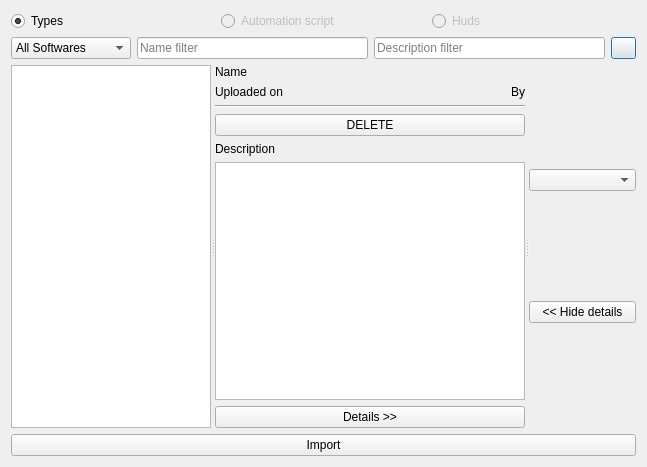
<?xml version="1.0" encoding="UTF-8"?>
<ui version="4.0">
 <class>Dialog</class>
 <widget class="QDialog" name="Dialog">
  <property name="geometry">
   <rect>
    <x>0</x>
    <y>0</y>
    <width>647</width>
    <height>467</height>
   </rect>
  </property>
  <property name="windowTitle">
   <string>Dialog</string>
  </property>
  <layout class="QVBoxLayout" name="verticalLayout" stretch="0,0,1,0">
   <item>
    <layout class="QHBoxLayout" name="horizontalLayout">
     <item>
      <widget class="QRadioButton" name="typeRadioButton">
       <property name="text">
        <string>Types</string>
       </property>
       <property name="checked">
        <bool>true</bool>
       </property>
      </widget>
     </item>
     <item>
      <widget class="QRadioButton" name="batchScriptRadioButton">
       <property name="enabled">
        <bool>false</bool>
       </property>
       <property name="text">
        <string>Automation script</string>
       </property>
      </widget>
     </item>
     <item>
      <widget class="QRadioButton" name="hudRadioButton">
       <property name="enabled">
        <bool>false</bool>
       </property>
       <property name="text">
        <string>Huds</string>
       </property>
      </widget>
     </item>
    </layout>
   </item>
   <item>
    <layout class="QHBoxLayout" name="horizontalLayout_3">
     <item>
      <widget class="QComboBox" name="softwareComboBox">
       <property name="minimumSize">
        <size>
         <width>120</width>
         <height>0</height>
        </size>
       </property>
       <item>
        <property name="text">
         <string>All Softwares</string>
        </property>
       </item>
      </widget>
     </item>
     <item>
      <widget class="QLineEdit" name="nameLineEdit">
       <property name="placeholderText">
        <string>Name filter</string>
       </property>
      </widget>
     </item>
     <item>
      <widget class="QLineEdit" name="descriptionLineEdit">
       <property name="placeholderText">
        <string>Description filter</string>
       </property>
      </widget>
     </item>
     <item>
      <widget class="QPushButton" name="refreshPushButton">
       <property name="maximumSize">
        <size>
         <width>25</width>
         <height>25</height>
        </size>
       </property>
       <property name="text">
        <string/>
       </property>
      </widget>
     </item>
    </layout>
   </item>
   <item>
    <widget class="QSplitter" name="splitter">
     <property name="orientation">
      <enum>Qt::Horizontal</enum>
     </property>
     <widget class="QListWidget" name="listWidget">
      <property name="maximumSize">
       <size>
        <width>200</width>
        <height>16777215</height>
       </size>
      </property>
     </widget>
     <widget class="QWidget" name="mainWidget" native="true">
      <layout class="QVBoxLayout" name="verticalLayout_2">
       <property name="leftMargin">
        <number>0</number>
       </property>
       <property name="topMargin">
        <number>0</number>
       </property>
       <property name="rightMargin">
        <number>0</number>
       </property>
       <property name="bottomMargin">
        <number>0</number>
       </property>
       <item>
        <widget class="QLabel" name="nameLabel">
         <property name="text">
          <string>Name</string>
         </property>
        </widget>
       </item>
       <item>
        <layout class="QHBoxLayout" name="horizontalLayout_4">
         <item>
          <widget class="QLabel" name="dateLabel">
           <property name="text">
            <string>Uploaded on</string>
           </property>
          </widget>
         </item>
         <item>
          <widget class="QLabel" name="userLabel">
           <property name="text">
            <string>By</string>
           </property>
           <property name="alignment">
            <set>Qt::AlignRight|Qt::AlignTrailing|Qt::AlignVCenter</set>
           </property>
          </widget>
         </item>
        </layout>
       </item>
       <item>
        <widget class="Line" name="line">
         <property name="orientation">
          <enum>Qt::Horizontal</enum>
         </property>
        </widget>
       </item>
       <item>
        <widget class="QPushButton" name="deletePushButton">
         <property name="text">
          <string>DELETE</string>
         </property>
        </widget>
       </item>
       <item>
        <widget class="QLabel" name="label_3">
         <property name="text">
          <string>Description</string>
         </property>
        </widget>
       </item>
       <item>
        <widget class="QPlainTextEdit" name="descriptionTextEdit">
         <property name="readOnly">
          <bool>true</bool>
         </property>
        </widget>
       </item>
       <item>
        <widget class="QPushButton" name="showActionsPushButton">
         <property name="text">
          <string>Details &gt;&gt;</string>
         </property>
        </widget>
       </item>
      </layout>
     </widget>
     <widget class="QWidget" name="actionWidget" native="true">
      <layout class="QVBoxLayout" name="verticalLayout_3">
       <property name="leftMargin">
        <number>0</number>
       </property>
       <property name="topMargin">
        <number>0</number>
       </property>
       <property name="rightMargin">
        <number>0</number>
       </property>
       <property name="bottomMargin">
        <number>0</number>
       </property>
       <item>
        <widget class="QComboBox" name="actionComboBox"/>
       </item>
       <item>
        <widget class="QPushButton" name="hideActionsPushButton">
         <property name="text">
          <string>&lt;&lt; Hide details</string>
         </property>
        </widget>
       </item>
      </layout>
     </widget>
    </widget>
   </item>
   <item>
    <widget class="QPushButton" name="importPushButton">
     <property name="text">
      <string>Import</string>
     </property>
    </widget>
   </item>
  </layout>
 </widget>
 <resources/>
 <connections/>
</ui>
